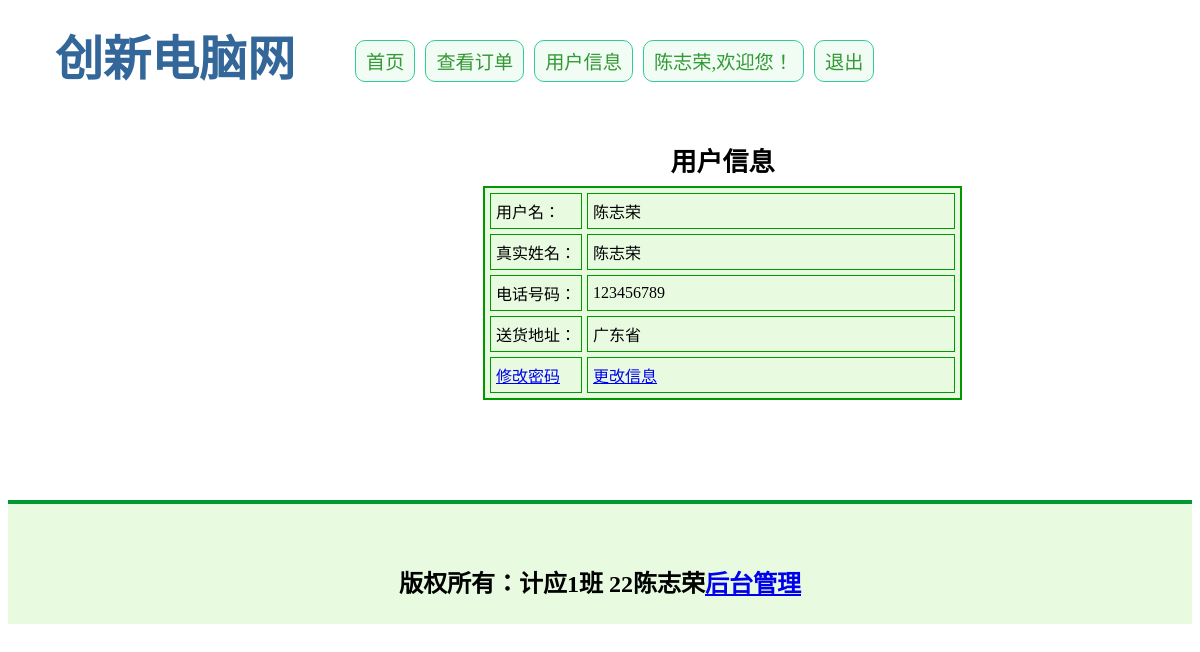
Screenshot of /user/user.php?uid=1 (signed in) with the database file from the repository.
### tables this page shows
CREATE TABLE IF NOT EXISTS `userform` (
  `uid` int(11) NOT NULL AUTO_INCREMENT,
  `uName` varchar(20) NOT NULL,
  `uPass` varchar(20) NOT NULL,
  `uRealName` varchar(20) NOT NULL,
  `uTel` varchar(20) NOT NULL,
  `uAddr` varchar(60) NOT NULL,
  PRIMARY KEY (`uid`)
);

### user/user.php (the view, shortened to what this page needs)
<!DOCTYPE html PUBLIC "-//W3C//DTD XHTML 1.0 Transitional//EN" "http://www.w3.org/TR/xhtml1/DTD/xhtml1-transitional.dtd">
<html xmlns="http://www.w3.org/1999/xhtml">
<head>
</head>
<body >
<?php
include"../inc/head2.php";
include "../inc/conn.php";
@$sql="select * from userform where uid='".$_GET['uid']."'";
$result=mysql_query($sql);
@$rs=mysql_fetch_array($result);
?>
<div class="kk">
<table border="2" bordercolor="#009900" bgcolor="#E8FBE1"  cellspacing="5" cellpadding="5" >
<caption><b>用户信息</b></caption>
<tr>
<td width="20%" height="20">用户名：</td><td><?=$rs['uName']?></td>
</tr>
<tr>
<td>真实姓名：</td><td><?=$rs['uRealName']?></td>
</tr>
<tr>
<td>电话号码：</td><td><?=$rs['uTel']?></td>
</tr>
<tr>
<td>送货地址：</td><td><?=$rs['uAddr']?></td>
</tr>
<tr>
<td><a href='pwform.php?uid=<?=$rs["uid"]?>'>修改密码</a></td><td><a href="user_modify.php?uid=<?=$rs['uid']?>" >更改信息</a></td>
</tr>
</table>
</div>
</body>
</html>

### user/user.php (style rules this page uses)
.kk { width:500px; height:300px; margin-left:475px; margin-top:50px; }
.kk table caption { font-size: 26px; line-height: 26px; margin-bottom:10px; }

### rows the page displays
userform: uName "陈志荣", uRealName "陈志荣", uTel "123456789", uAddr "广东省"

### other values shown
$_SESSION['user'] "陈志荣"
